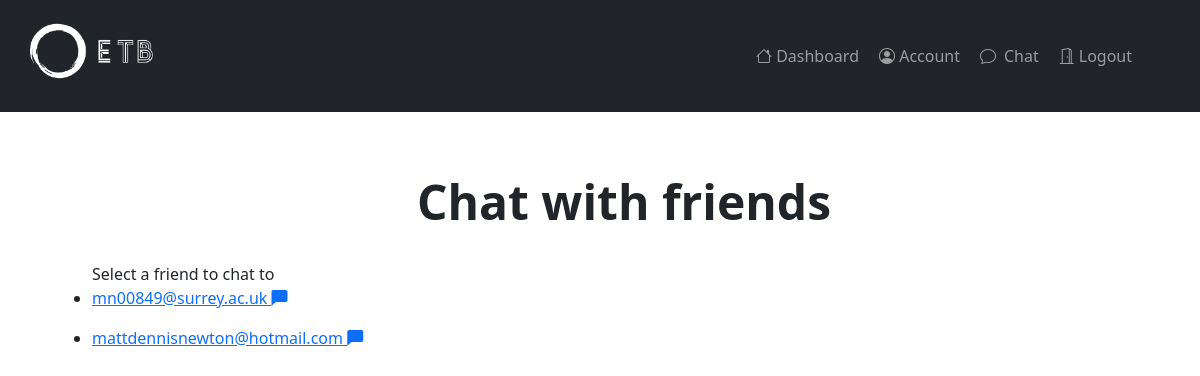
Before: /chatlist (signed in) with the older database file.
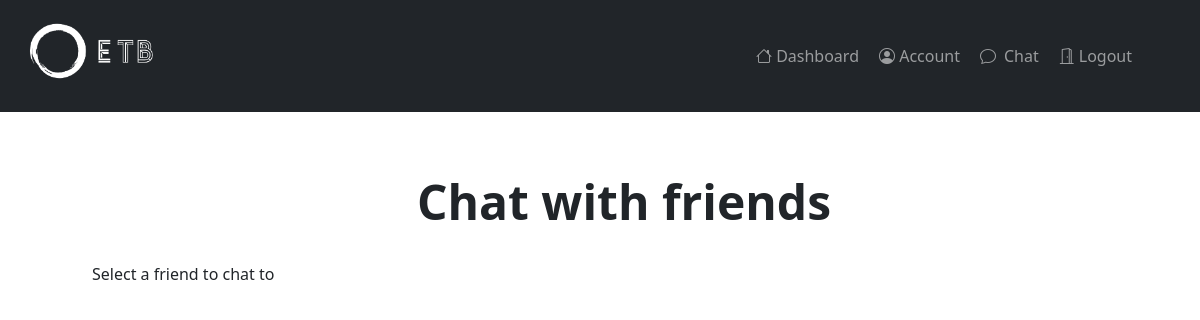
After: the same page with the newer database file.
### homeapp/models.py (models this page shows)
class User(AbstractUser):
    pass

### homeapp/views.py (the view)
# urls.py: path('chatlist', views.chatlist, name='chatlist'),
@login_required(login_url='/login/auth0')
def chatlist(request):
    context = {}
    friendsList = []
    roomNames = []
    friends1 = Friend.objects.filter(userOne=request.user.id).all()
    friends2 = Friend.objects.filter(userTwo=request.user.id).all()
    if (type(friends1) != None):
        for friend in friends1:
            thisUser = User.objects.get(id=friend.userTwo)
            if (type(thisUser) != None):
                names = sorted([request.user.email, thisUser.email])
                roomName = uuid.uuid5(uuid.NAMESPACE_X500, names[0]+ "|" + names[1])
                friendsList.append({"user":thisUser,"room":roomName})
    if (type(friends2) != None):
        for friend in friends2:
            thisUser = User.objects.get(id=friend.userOne)
            if (type(thisUser) != None):
                names = sorted([request.user.email, thisUser.email])
                roomName = uuid.uuid5(uuid.NAMESPACE_X500, names[0]+ "|" + names[1])
                friendsList.append({"user":thisUser,"room":roomName})
    if (len(friendsList) > 0):
        context["friends"] = friendsList
    return render(request, 'homeapp/chat.html', context)

### homeapp/templates/homeapp/chat.html
{% extends "base.html" %}
{% block content %}
    <div class="row" style="padding-top:2.5%">
        <div class="col-sm-12">
            <div class="ps-5">
            <br>
            <div class="container-fluid">
                <p1><center><font size="+5"><b>Chat with friends</b></font></center></p1>
                <br>
                <ul>
                    Select a friend to chat to
                    {% for friend in friends %}
                        <li>
                            <p><a href="friends/chat/checkview/{{friend.room}}">{{friend.user.email}} <i class="bi bi-chat-left-fill"></i></a></p>
                        </li>
                    {% endfor %}
                </ul>
            </div>
        </div>
    </div>
{% endblock content %}

Changed rows visible on the page:
no longer on this page (row edited): User: user.email "mn00849@surrey.ac.uk"
no longer on this page (row unchanged): User: user.email "mattdennisnewton@hotmail.com"
